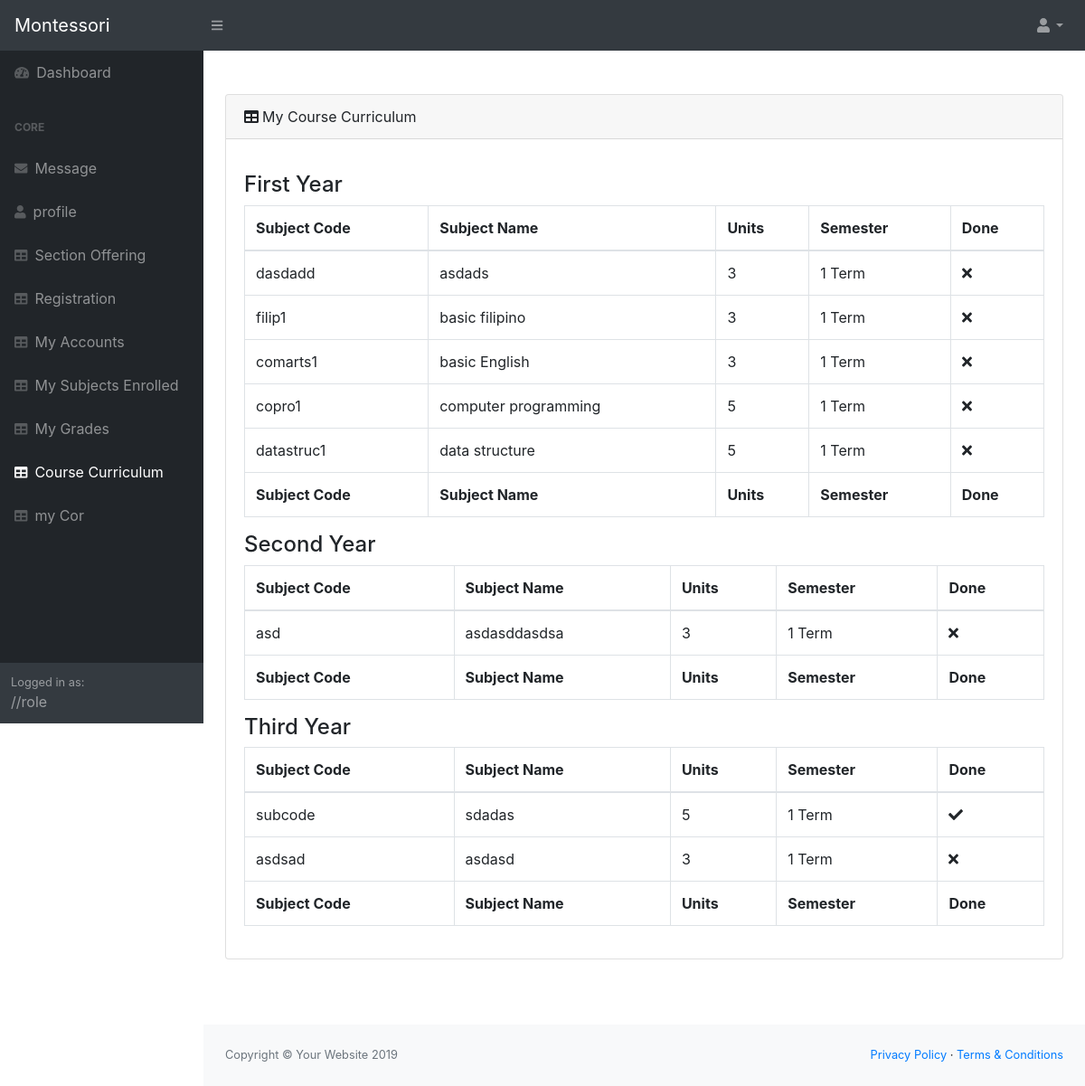
The page /system/pages/MyCurriculum.php (signed in) on the database its author committed.
### tables this page shows
CREATE TABLE `subjectstbl` (
  `subject_id` int(11) NOT NULL,
  `subjectname` varchar(50) NOT NULL,
  `subjectcode` varchar(20) NOT NULL,
  `subject_units` int(11) NOT NULL,
  `subyr` int(11) NOT NULL,
  `semid` int(11) NOT NULL,
  `syid` int(11) NOT NULL,
  `course_id` int(11) NOT NULL
);

### system/pages/MyCurriculum.php (called while the page is built)
<?php
include('header.php');
include('navigation.php');
?>
<?php
include('Students/_myCurriculum.php');
?>
<?php
include('footer.php');
?>

### system/pages/functions.php (called while the page is built, shortened)
<?php
$db = new DBController();
$subject = new Subject($db);

### system/pages/Students/_myCurriculum.php (the view, shortened to what this page needs)
<?php
$sno =  $_SESSION['id'];
$curriculum = $subject->getCurriculumStudent($sno);
$firstYearSubjects = array_filter($curriculum, 'firstYearFilt');
$secondYearSubjects = array_filter($curriculum, 'SecondYearFilt');
$thirdYearSubjects = array_filter($curriculum, 'thirdYearFilt');
?>
<main class="">
    <div class="container my-5">
        <div class="row">
            <div class="col-12 align-self-center">
                <div class="card mb-4">
                    <div class="card-header"><i class="fas fa-table mr-1"></i>My Course Curriculum
                    </div>
                    <div class="card-body">
                        <div class="table-responsive">
                            <h4>First Year</h4>
                            <table class="table table-bordered" width="100%">
                                <thead>
                                    <tr>
                                        <th>Subject Code</th>
                                        <th>Subject Name</th>
                                        <th>Units</th>
                                        <th>Semester</th>
                                        <th>Done</th>
                                    </tr>
                                </thead>
                                <tfoot>
                                    <tr>
                                        <th>Subject Code</th>
                                        <th>Subject Name</th>
                                        <th>Units</th>
                                        <th>Semester</th>
                                        <th>Done</th>
                                    </tr>
                                </tfoot>
                                <tbody id="table1Cur">
                                    <?php array_map(function ($cur1) { ?>
                                        <tr>
                                            <td><?= $cur1['subjectcode'] ?></td>
                                            <td><?= $cur1['subjectname'] ?></td>
                                            <td><?= $cur1['subject_units'] ?></td>
                                            <td><?= $cur1['schoolterm'] ?></td>
                                            <td><?php
                                                if ($cur1['prelim'] != null) {
                                                    echo '<i class="fa fa-check" aria-hidden="true"></i>';
                                                } else {
                                                    echo '<i class="fa fa-times" aria-hidden="true"></i>';
                                                }
                                                ?></td>
                                        </tr>
                                    <?php }, $firstYearSubjects) ?>
                                </tbody>
                            </table>
                        </div>
                        <div class="table-responsive">
                            <h4>Second Year</h4>
                            <table class="table table-bordered" width="100%">
                                <thead>
                                    <tr>
                                        <th>Subject Code</th>
                                        <th>Subject Name</th>
                                        <th>Units</th>
                                        <th>Semester</th>
                                        <th>Done</th>
                                    </tr>
                                </thead>
                                <tfoot>
                                    <tr>
                                        <th>Subject Code</th>
                                        <th>Subject Name</th>
                                        <th>Units</th>
                                        <th>Semester</th>
                                        <th>Done</th>
                                    </tr>
                                </tfoot>
                                <tbody id="table2Cur">
                                    <?php array_map(function ($cur1) { ?>
                                        <tr>
                                            <td><?= $cur1['subjectcode'] ?></td>
                                            <td><?= $cur1['subjectname'] ?></td>
                                            <td><?= $cur1['subject_units'] ?></td>
                                            <td><?= $cur1['schoolterm'] ?></td>
                                            <td><?php
                                                if ($cur1['prelim'] != null) {
                                                    echo '<i class="fa fa-check" aria-hidden="true"></i>';
                                                } else {
                                                    echo '<i class="fa fa-times" aria-hidden="true"></i>';
                                                }
                                                ?></td>
                                        </tr>
                                    <?php }, $secondYearSubjects) ?>
                                </tbody>
                            </table>
                        </div>
                        <div class="table-responsive">
                            <h4>Third Year</h4>
                            <table class="table table-bordered" width="100%">
                                <thead>
                                    <tr>
                                        <th>Subject Code</th>
                                        <th>Subject Name</th>
                                        <th>Units</th>
                                        <th>Semester</th>
                                        <th>Done</th>
                                    </tr>
                                </thead>
                                <tfoot>
                                    <tr>
                                        <th>Subject Code</th>
                                        <th>Subject Name</th>
                                        <th>Units</th>
                                        <th>Semester</th>
                                        <th>Done</th>
                                    </tr>
                                </tfoot>
                                <tbody id="table3Cur">
                                    <?php array_map(function ($cur1) { ?>
                                        <tr>
                                            <td><?= $cur1['subjectcode'] ?></td>
                                            <td><?= $cur1['subjectname'] ?></td>
                                            <td><?= $cur1['subject_units'] ?></td>
                                            <td><?= $cur1['schoolterm'] ?></td>
                                            <td><?php
                                                if ($cur1['prelim'] != null) {
                                                    echo '<i class="fa fa-check" aria-hidden="true"></i>';
                                                } else {
                                                    echo '<i class="fa fa-times" aria-hidden="true"></i>';
                                                }
                                                ?></td>
                                        </tr>
                                    <?php }, $thirdYearSubjects) ?>
                                </tbody>
                            </table>
                        </div>
                    </div>
                </div>
            </div>
        </div>
    </div>
</main>

### rows shown on the page
subjectstbl: subjectcode "dasdadd", subjectname "asdads", subject_units "3"
subjectstbl: subjectcode "filip1", subjectname "basic filipino", subject_units "3"
subjectstbl: subjectcode "comarts1", subjectname "basic English", subject_units "3"
subjectstbl: subjectcode "copro1", subjectname "computer programming", subject_units "5"
subjectstbl: subjectcode "datastruc1", subjectname "data structure", subject_units "5"
subjectstbl: subjectcode "asd", subjectname "asdasddasdsa", subject_units "3"
subjectstbl: subjectcode "subcode", subjectname "sdadas", subject_units "5"
subjectstbl: subjectcode "asdsad", subjectname "asdasd", subject_units "3"

### other values the page prints
$cur1['schoolterm'] "1 Term 1 Term 1 Term 1 Term 1 Term"
$cur1['schoolterm'] "1 Term"
$cur1['schoolterm'] "1 Term 1 Term"
